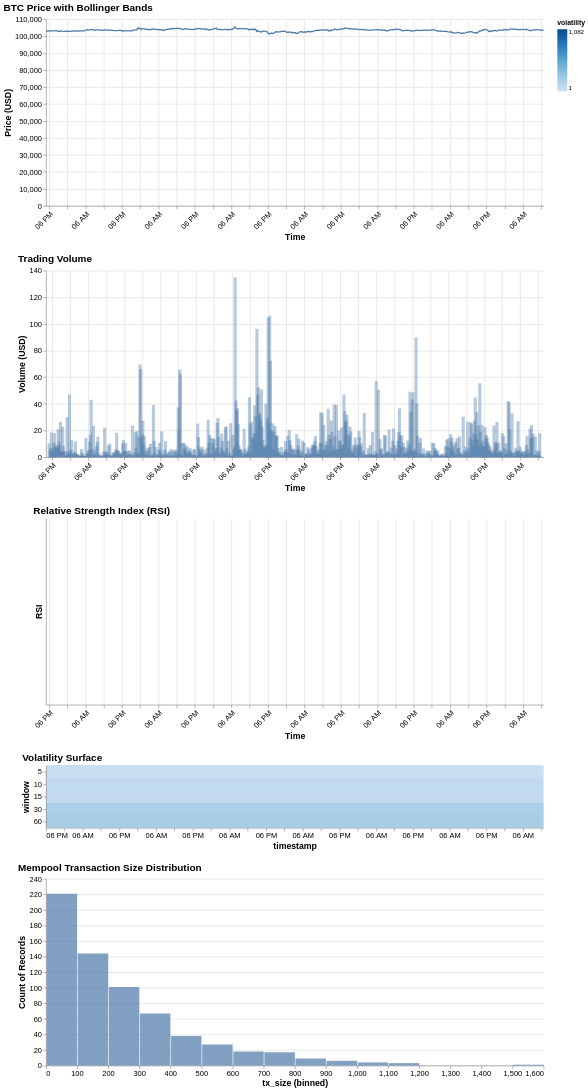

Notebook code for this chart:
### Code cell
# Step 4: Displaying chart
chart

### Figure 1 — Vega-Lite specification as saved in the notebook (floating-point values rounded to 4 significant figures; data arrays with more than 128 entries replaced by an {"elided": "..."} marker saying what was removed)
{"config": {"view": {"continuousWidth": 300, "continuousHeight": 300, "stroke": null}, "axis": {"labelFontSize": 12, "titleFontSize": 14}, "title": {"anchor": "start", "fontSize": 16}}, "vconcat": [{"layer": [{"mark": {"type": "line", "strokeWidth": 2}, "encoding": {"x": {"axis": {"labelAngle": -45}, "field": "timestamp", "title": "Time", "type": "temporal"}, "y": {"field": "close", "title": "Price (USD)", "type": "quantitative"}}, "name": "view_1"}, {"mark": {"type": "area", "opacity": 0.2}, "encoding": {"x": {"axis": {"labelAngle": -45}, "field": "timestamp", "title": "Time", "type": "temporal"}, "y": {"field": "bollinger_lower", "type": "quantitative"}, "y2": {"field": "bollinger_upper"}}}], "data": {"name": "data-fa860e2dce326b159022c21998428d7e"}, "title": "BTC Price with Bollinger Bands", "width": 800}, {"data": {"name": "data-fa860e2dce326b159022c21998428d7e"}, "mark": {"type": "bar", "opacity": 0.4}, "encoding": {"x": {"axis": {"labelAngle": -45}, "field": "timestamp", "title": "Time", "type": "temporal"}, "y": {"field": "volume", "title": "Volume (USD)", "type": "quantitative"}}, "title": "Trading Volume", "transform": [{"filter": {"param": "param_1"}}], "width": 800}, {"data": {"name": "data-fa860e2dce326b159022c21998428d7e"}, "mark": {"type": "line", "strokeWidth": 2}, "encoding": {"x": {"axis": {"labelAngle": -45}, "field": "timestamp", "title": "Time", "type": "temporal"}, "y": {"field": "rsi", "title": "RSI", "type": "quantitative"}}, "title": "Relative Strength Index (RSI)", "transform": [{"filter": {"param": "param_1"}}], "width": 800}, {"data": {"name": "data-291c11779ee3d235fbd7da43df9f787d"}, "mark": {"type": "rect"}, "encoding": {"color": {"field": "volatility", "scale": {"scheme": "blues"}, "type": "quantitative"}, "x": {"field": "timestamp", "type": "temporal"}, "y": {"field": "window", "type": "ordinal"}}, "title": "Volatility Surface", "transform": [{"filter": {"param": "param_1"}}], "width": 800}, {"data": {"name": "data-93ef1af2adc301886d32f5e47ae7956f"}, "mark": {"type": "bar", "opacity": 0.7}, "encoding": {"x": {"bin": {"maxbins": 30}, "field": "tx_size", "type": "quantitative"}, "y": {"aggregate": "count", "type": "quantitative"}}, "title": "Mempool Transaction Size Distribution", "width": 800}], "params": [{"name": "param_1", "select": {"type": "interval", "encodings": ["x"]}, "views": ["view_1"]}], "$schema": "https://vega.github.io/schema/vega-lite/v5.20.1.json", "datasets": {"data-fa860e2dce326b159022c21998428d7e": {"elided": "656 records"}, "data-291c11779ee3d235fbd7da43df9f787d": {"elided": "3280 records"}, "data-93ef1af2adc301886d32f5e47ae7956f": {"elided": "656 records"}}}
